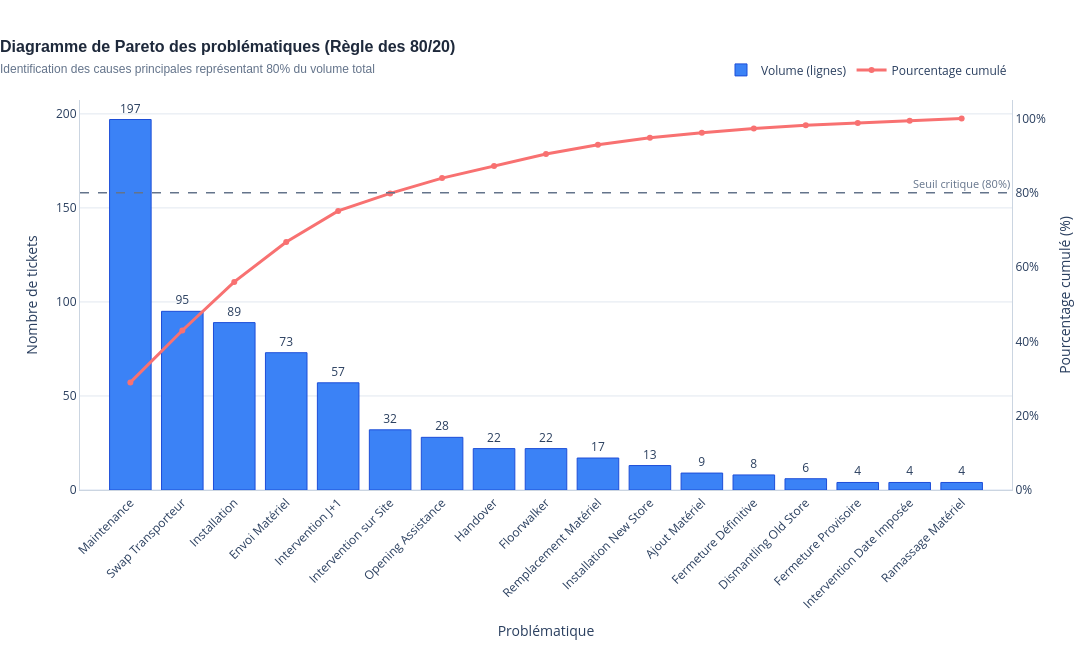

The notebook cell this image was saved under:
### Code cell
# ============================================================
# 9.6 — Diagramme de Pareto des problématiques
# ============================================================

pareto_problematiques = (
    df_clean
    .groupby("problematique")
    .size()
    .rename("nombre_lignes")
    .reset_index()
    .sort_values("nombre_lignes", ascending=False)
    .reset_index(drop=True)
)

# Part de chaque catégorie dans le volume total
pareto_problematiques["pourcentage"] = (
    pareto_problematiques["nombre_lignes"]
    / pareto_problematiques["nombre_lignes"].sum()
    * 100
)

# Pourcentage cumulé
pareto_problematiques["pourcentage_cumule"] = (
    pareto_problematiques["pourcentage"].cumsum()
)

pareto_problematiques["rang"] = (
    pareto_problematiques.index + 1
)

pareto_problematiques
pareto_problematiques.head(10)
ligne_80 = pareto_problematiques[
    pareto_problematiques["pourcentage_cumule"] >= 80
].iloc[0]

print(
    f"Le seuil de 80 % est atteint après "
    f"{int(ligne_80['rang'])} problématiques."
)

print(
    f"Couverture obtenue : "
    f"{ligne_80['pourcentage_cumule']:.1f} %"
)
import plotly.graph_objects as go

# ============================================================
# Création du diagramme de Pareto optimisé
# ============================================================

fig_pareto = go.Figure()

# 1. Barres : volume par problématique
fig_pareto.add_trace(
    go.Bar(
        x=pareto_problematiques["problematique"],
        y=pareto_problematiques["nombre_lignes"],
        name="Volume (lignes)",
        text=pareto_problematiques["nombre_lignes"],
        textposition="outside",
        marker=dict(
            color="#3b82f6",  # Bleu pro
            line=dict(color="#1d4ed8", width=1) # Contour net pour du relief
        ),
        hovertemplate=(
            "<b>Problématique :</b> %{x}<br>"
            "<b>Nombre de lignes :</b> %{y}<br>"
            "<extra></extra>"
        )
    )
)

# 2. Courbe : pourcentage cumulé (sur l'axe secondaire y2)
fig_pareto.add_trace(
    go.Scatter(
        x=pareto_problematiques["problematique"],
        y=pareto_problematiques["pourcentage_cumule"],
        name="Pourcentage cumulé",
        mode="lines+markers",
        yaxis="y2",
        line=dict(color="#f87171", width=3), # Rouge corail élégant
        marker=dict(size=6, color="#f87171"),
        hovertemplate=(
            "<b>Problématique :</b> %{x}<br>"
            "<b>Cumul :</b> %{y:.1f}%<br>"
            "<extra></extra>"
        )
    )
)

# 3. Ligne de référence à 80 % (Seuil de Pareto)
fig_pareto.add_hline(
    y=80,
    yref="y2",
    line_dash="dash",
    line_width=1.5,
    line_color="#64748b", # Gris discret
    annotation_text="Seuil critique (80%)",
    annotation_position="top right",
    annotation=dict(font_size=11, font_color="#64748b")
)

# 4. Mise en page globale aux standards professionnels
fig_pareto.update_layout(
    template="plotly_white",
    height=650,
    width=1200,
    title=dict(
        text=(
            "<b>Diagramme de Pareto des problématiques (Règle des 80/20)</b>"
            "<br><span style='font-size:12px; color:#64748b;'>Identification des causes principales représentant 80% du volume total</span>"
        ),
        font=dict(size=16, color="#1e293b", family="Arial"),
        x=0.0,
        y=0.92
    ),
    xaxis=dict(
        title="Problématique",
        tickangle=-45, # Légèrement redressé à -45° pour un meilleur confort de lecture
        showgrid=False,
        linecolor="#cbd5e1"
    ),
    yaxis=dict(
        title="Nombre de tickets",
        rangemode="tozero",
        showgrid=True,
        gridcolor="#e2e8f0",
        linecolor="#cbd5e1"
    ),
    yaxis2=dict(
        title="Pourcentage cumulé (%)",
        overlaying="y",
        side="right",
        range=[0, 105],
        ticksuffix="%",
        showgrid=False,
        linecolor="#cbd5e1"
    ),
    margin=dict(t=100, b=160, l=80, r=80),
    legend=dict(
        orientation="h",
        yanchor="bottom",
        y=1.04,
        xanchor="right",
        x=1,
        bgcolor="rgba(0,0,0,0)"
    ),
    hovermode="x unified"
)

fig_pareto.show()
pareto_problematiques["problematique_affichage"] = (
    pareto_problematiques["problematique"]
    .str.slice(0, 25)
)
x=pareto_problematiques["problematique_affichage"]

### Figure 1 — Plotly figure (JSON) as saved in the notebook; plotly's stock layout.template omitted (floating-point values rounded to 4 significant figures)
{"data": [{"hovertemplate": "<b>Problématique :</b> %{x}<br><b>Nombre de lignes :</b> %{y}<br><extra></extra>", "marker": {"color": "#3b82f6", "line": {"color": "#1d4ed8", "width": 1}}, "name": "Volume (lignes)", "text": [197.0, 95.0, 89.0, 73.0, 57.0, 32.0, 28.0, 22.0, 22.0, 17.0, 13.0, 9.0, 8.0, 6.0, 4.0, 4.0, 4.0], "textposition": "outside", "type": "bar", "x": ["Maintenance", "Swap Transporteur", "Installation", "Envoi Matériel", "Intervention J+1", "Intervention sur Site", "Opening Assistance", "Handover", "Floorwalker", "Remplacement Matériel", "Installation New Store", "Ajout Matériel", "Fermeture Définitive", "Dismantling Old Store", "Fermeture Provisoire", "Intervention Date Imposée", "Ramassage Matériel"], "y": [197, 95, 89, 73, 57, 32, 28, 22, 22, 17, 13, 9, 8, 6, 4, 4, 4]}, {"hovertemplate": "<b>Problématique :</b> %{x}<br><b>Cumul :</b> %{y:.1f}%<br><extra></extra>", "line": {"color": "#f87171", "width": 3}, "marker": {"color": "#f87171", "size": 6}, "mode": "lines+markers", "name": "Pourcentage cumulé", "type": "scatter", "x": ["Maintenance", "Swap Transporteur", "Installation", "Envoi Matériel", "Intervention J+1", "Intervention sur Site", "Opening Assistance", "Handover", "Floorwalker", "Remplacement Matériel", "Installation New Store", "Ajout Matériel", "Fermeture Définitive", "Dismantling Old Store", "Fermeture Provisoire", "Intervention Date Imposée", "Ramassage Matériel"], "y": [28.97, 42.94, 56.03, 66.76, 75.15, 79.85, 83.97, 87.21, 90.44, 92.94, 94.85, 96.18, 97.35, 98.24, 98.82, 99.41, 100.0], "yaxis": "y2"}], "layout": {"annotations": [{"font": {"color": "#64748b", "size": 11}, "showarrow": false, "text": "Seuil critique (80%)", "x": 1, "xanchor": "right", "xref": "x domain", "y": 80, "yanchor": "bottom", "yref": "y2"}], "height": 650, "hovermode": "x unified", "legend": {"bgcolor": "rgba(0,0,0,0)", "orientation": "h", "x": 1, "xanchor": "right", "y": 1.04, "yanchor": "bottom"}, "margin": {"b": 160, "l": 80, "r": 80, "t": 100}, "shapes": [{"line": {"color": "#64748b", "dash": "dash", "width": 1.5}, "type": "line", "x0": 0, "x1": 1, "xref": "x domain", "y0": 80, "y1": 80, "yref": "y2"}], "title": {"font": {"color": "#1e293b", "family": "Arial", "size": 16}, "text": "<b>Diagramme de Pareto des problématiques (Règle des 80/20)</b><br><span style='font-size:12px; color:#64748b;'>Identification des causes principales représentant 80% du volume total</span>", "x": 0, "y": 0.92}, "width": 1200, "xaxis": {"linecolor": "#cbd5e1", "showgrid": false, "tickangle": -45, "title": {"text": "Problématique"}}, "yaxis": {"gridcolor": "#e2e8f0", "linecolor": "#cbd5e1", "rangemode": "tozero", "showgrid": true, "title": {"text": "Nombre de tickets"}}, "yaxis2": {"linecolor": "#cbd5e1", "overlaying": "y", "range": [0, 105], "showgrid": false, "side": "right", "ticksuffix": "%", "title": {"text": "Pourcentage cumulé (%)"}}}}
